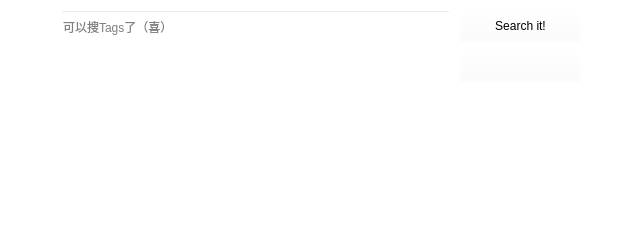
   <widget class="QWidget" name="searchingpage" native="true">
    <property name="geometry">
     <rect>
      <x>40</x>
      <y>1230</y>
      <width>640</width>
      <height>240</height>
     </rect>
    </property>
    <property name="styleSheet">
     <string notr="true">background-color: rgba(255, 255, 255,0);</string>
    </property>
    <widget class="QLabel" name="label">
     <property name="geometry">
      <rect>
       <x>0</x>
       <y>0</y>
       <width>640</width>
       <height>240</height>
      </rect>
     </property>
     <property name="styleSheet">
      <string notr="true">background-color: rgb(255, 255, 255);
border-radius: 20px;</string>
     </property>
     <property name="text">
      <string/>
     </property>
    </widget>
    <widget class="LineEdit" name="Pixividinput">
     <property name="geometry">
      <rect>
       <x>60</x>
       <y>10</y>
       <width>391</width>
       <height>33</height>
      </rect>
     </property>
     <property name="placeholderText">
      <string>可以搜Tags了（喜）</string>
     </property>
    </widget>
    <widget class="PrimaryPushButton" name="SerchButton">
     <property name="geometry">
      <rect>
       <x>460</x>
       <y>10</y>
       <width>121</width>
       <height>32</height>
      </rect>
     </property>
     <property name="text">
      <string>Search it!</string>
     </property>
    </widget>
    <widget class="ComboBox" name="Fun_select">
     <property name="geometry">
      <rect>
       <x>460</x>
       <y>50</y>
       <width>121</width>
       <height>32</height>
      </rect>
     </property>
    </widget>
   </widget>
